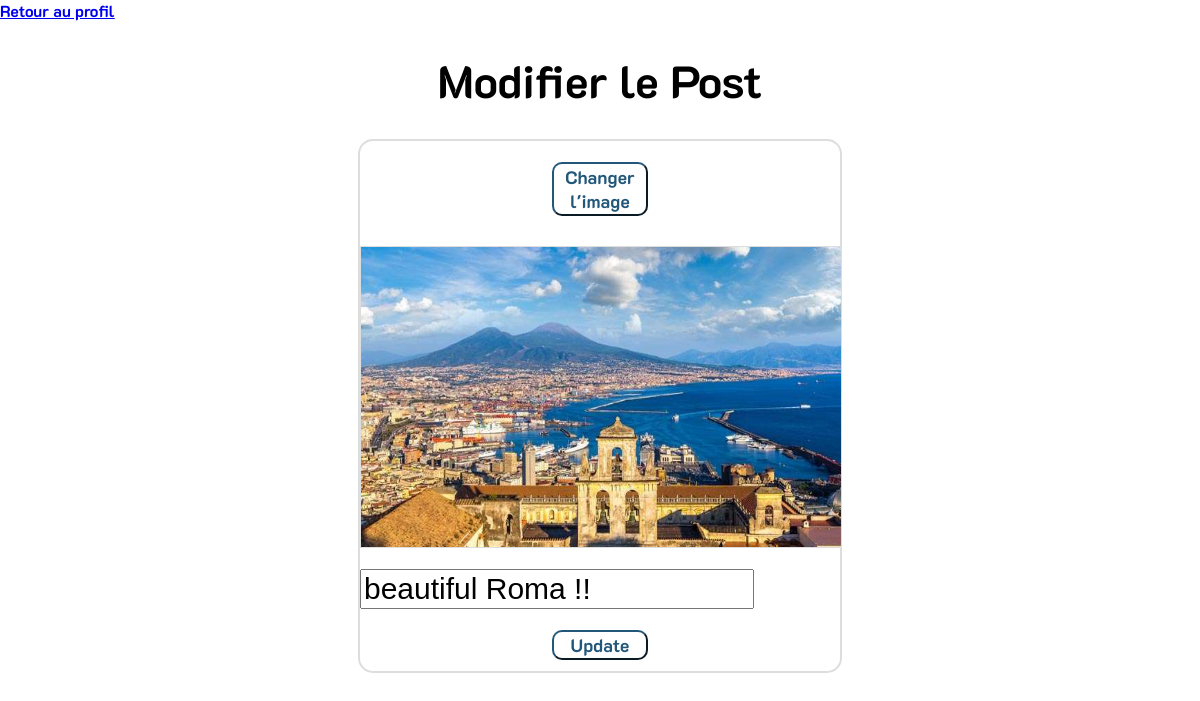
/formulaire_post.php?id=116, run on the app's committed database.
### tables this page shows
CREATE TABLE `post` (
  `id` int(11) NOT NULL,
  `image` varchar(200) DEFAULT NULL,
  `description` varchar(500) DEFAULT ' ',
  `id_destination` int(11) NOT NULL,
  `id_utilisateur` int(11) NOT NULL
);

### formulaire_post.php (the view, shortened to what this page needs)
<!DOCTYPE html>
<html lang = "fr">
<head>
    <link rel="stylesheet" type="text/css" href="style.css">
</head>
<?php
include("./fonctions_BDD.php");
$suppression = false;
$id = $_GET["id"];
if($id != 0){
    $query = "SELECT image, description FROM `post` WHERE id = ".$id.";";
    $post1 = $conn->query($query);
    $post = $post1->fetch_assoc();
}
$user = $_SESSION["userID"];
?>
<body>
    <header id = "hpost">
    <a href = "<?php echo("./profil.php?id=$user")?>">Retour au profil</a>
        <h1>
            <?php
                if($id == 0){
                    echo("Nouveau Post");
                }elseif($suppression == false){
                    echo("Modifier le Post");
                }else{
                    echo("Voulez vous supprimer ce post ?");
                }
            ?>
        </h1>
    </header>
    <section id="formulaire_post">
        <form action="#" method="POST" url="/upload-picture" enctype="multipart/form-data"><br>
            <button id="p_submit" name ="p_button" <?php if($suppression){echo("hidden");}?>><label for="p_input" id="p_label" name ="p_label">
            <?php
                if($id == 0){
                    echo("Choisir une image");
                }elseif($suppression == false){
                    echo("Changer l'image");
                }
                ?>
            </label></button>
            <div id = "p_image">
                <img src=<?php
                if($id == 0){
                    echo("#");
                }else{
                    echo($post["image"]);
                }
                ?> alt="" id="image" style="width: 100%; height: 100%;" >
            </div>
            <br>
            <div class="input">
                <input type="text" id="description" name="description" value = "<?php
                if($id == 0){
                    echo("");
                }else{
                    echo ($post['description']);
                }
                ?>" required><br>
            </div>
            <br>
            <?php
                if($id == 0){
                    echo '<button type="submit" id="p_submit" name="p_submit">Uploader</button>';
                }elseif($suppression == false){
                    ?><button type="submit" id="p_submit" name="p_submit">Update</button><?php
                }
                ?>
        </form>
    </section>
</body>
</html>

### style.css (style rules this page uses)
body { font-family: k2d; margin: 0; padding: 0; background-color: white; }
header { height: 215px; background-color: white; }
h1 { font-size: 45px; text-align: center; background-size: 50px; color: black; }
#hpost { height: 10%; }
#p_image { width: 100%; margin-top: 30px; height: 300px; border: 0.5px solid #ddd; }
#p_submit { border-color: #22577a; background-color: white; color: #22577a; border-radius: 10px; margin: auto; margin-left: 40%; width: 20%; font-family: k2d; font-size: large; }
#formulaire_post { width: 40%; height: 530px; margin: auto; border : 2px solid #ddd; border-radius: 15px; }
.input { padding-left: auto; padding-bottom: auto; }
.input [type="text"] { font-size: 30px; }

### data on the page
post: image (picture), description "beautiful Roma !!"
